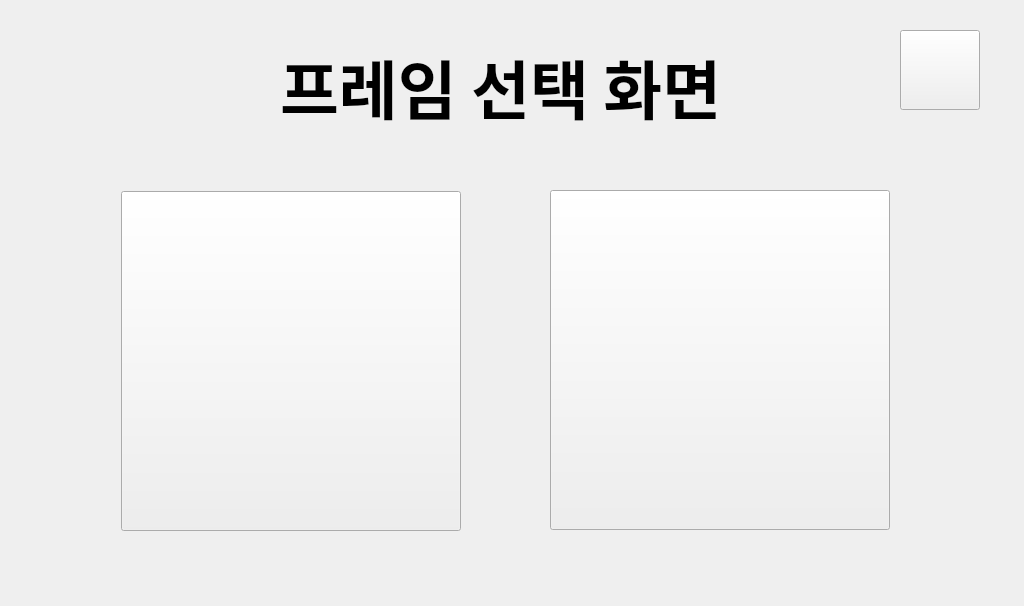
<?xml version="1.0" encoding="UTF-8"?>
<ui version="4.0">
 <class>Form</class>
 <widget class="QWidget" name="Form">
  <property name="geometry">
   <rect>
    <x>0</x>
    <y>0</y>
    <width>1024</width>
    <height>606</height>
   </rect>
  </property>
  <property name="windowTitle">
   <string>Form</string>
  </property>
  <widget class="QLabel" name="label">
   <property name="geometry">
    <rect>
     <x>280</x>
     <y>30</y>
     <width>471</width>
     <height>111</height>
    </rect>
   </property>
   <property name="font">
    <font>
     <family>휴먼편지체</family>
     <pointsize>48</pointsize>
     <weight>75</weight>
     <bold>true</bold>
    </font>
   </property>
   <property name="text">
    <string>프레임 선택 화면</string>
   </property>
  </widget>
  <widget class="QLabel" name="frame1Check">
   <property name="geometry">
    <rect>
     <x>260</x>
     <y>330</y>
     <width>71</width>
     <height>71</height>
    </rect>
   </property>
   <property name="styleSheet">
    <string notr="true">border-image: url(:/image/screenassets/check.png);</string>
   </property>
   <property name="text">
    <string/>
   </property>
  </widget>
  <widget class="QLabel" name="frame2Check">
   <property name="geometry">
    <rect>
     <x>680</x>
     <y>330</y>
     <width>71</width>
     <height>71</height>
    </rect>
   </property>
   <property name="styleSheet">
    <string notr="true">border-image: url(:/image/screenassets/check.png);</string>
   </property>
   <property name="text">
    <string/>
   </property>
  </widget>
  <widget class="QPushButton" name="nextBtn">
   <property name="geometry">
    <rect>
     <x>900</x>
     <y>30</y>
     <width>80</width>
     <height>80</height>
    </rect>
   </property>
   <property name="styleSheet">
    <string notr="true">border-image: url(:/image/screenassets/next_button.png);</string>
   </property>
   <property name="text">
    <string/>
   </property>
  </widget>
  <widget class="QPushButton" name="selectFrame2Btn">
   <property name="geometry">
    <rect>
     <x>550</x>
     <y>190</y>
     <width>340</width>
     <height>340</height>
    </rect>
   </property>
   <property name="sizePolicy">
    <sizepolicy hsizetype="Minimum" vsizetype="Minimum">
     <horstretch>0</horstretch>
     <verstretch>0</verstretch>
    </sizepolicy>
   </property>
   <property name="styleSheet">
    <string notr="true">border-image: url(:/frame/screenassets/template2.png);</string>
   </property>
   <property name="text">
    <string/>
   </property>
  </widget>
  <widget class="QPushButton" name="selectFrame1Btn">
   <property name="geometry">
    <rect>
     <x>121</x>
     <y>191</y>
     <width>340</width>
     <height>340</height>
    </rect>
   </property>
   <property name="sizePolicy">
    <sizepolicy hsizetype="Minimum" vsizetype="Minimum">
     <horstretch>0</horstretch>
     <verstretch>0</verstretch>
    </sizepolicy>
   </property>
   <property name="styleSheet">
    <string notr="true">border-image: url(:/frame/screenassets/template1.png);</string>
   </property>
   <property name="text">
    <string/>
   </property>
  </widget>
  <widget class="QLabel" name="label_4">
   <property name="enabled">
    <bool>false</bool>
   </property>
   <property name="geometry">
    <rect>
     <x>448</x>
     <y>354</y>
     <width>136</width>
     <height>16</height>
    </rect>
   </property>
   <property name="sizePolicy">
    <sizepolicy hsizetype="Fixed" vsizetype="Fixed">
     <horstretch>0</horstretch>
     <verstretch>0</verstretch>
    </sizepolicy>
   </property>
   <property name="text">
    <string/>
   </property>
  </widget>
  <zorder>label_4</zorder>
  <zorder>selectFrame2Btn</zorder>
  <zorder>selectFrame1Btn</zorder>
  <zorder>label</zorder>
  <zorder>frame1Check</zorder>
  <zorder>frame2Check</zorder>
  <zorder>nextBtn</zorder>
 </widget>
 <resources>
  <include location="startres.qrc"/>
 </resources>
 <connections>
  <connection>
   <sender>selectFrame1Btn</sender>
   <signal>clicked()</signal>
   <receiver>Form</receiver>
   <slot>selectFrame1()</slot>
   <hints>
    <hint type="sourcelabel">
     <x>281</x>
     <y>321</y>
    </hint>
    <hint type="destinationlabel">
     <x>418</x>
     <y>561</y>
    </hint>
   </hints>
  </connection>
  <connection>
   <sender>selectFrame2Btn</sender>
   <signal>clicked()</signal>
   <receiver>Form</receiver>
   <slot>selectFrame2()</slot>
   <hints>
    <hint type="sourcelabel">
     <x>603</x>
     <y>321</y>
    </hint>
    <hint type="destinationlabel">
     <x>607</x>
     <y>577</y>
    </hint>
   </hints>
  </connection>
  <connection>
   <sender>nextBtn</sender>
   <signal>clicked()</signal>
   <receiver>Form</receiver>
   <slot>changePage()</slot>
   <hints>
    <hint type="sourcelabel">
     <x>928</x>
     <y>82</y>
    </hint>
    <hint type="destinationlabel">
     <x>952</x>
     <y>164</y>
    </hint>
   </hints>
  </connection>
 </connections>
 <slots>
  <slot>selectFrame1()</slot>
  <slot>selectFrame2()</slot>
  <slot>changePage()</slot>
 </slots>
</ui>
